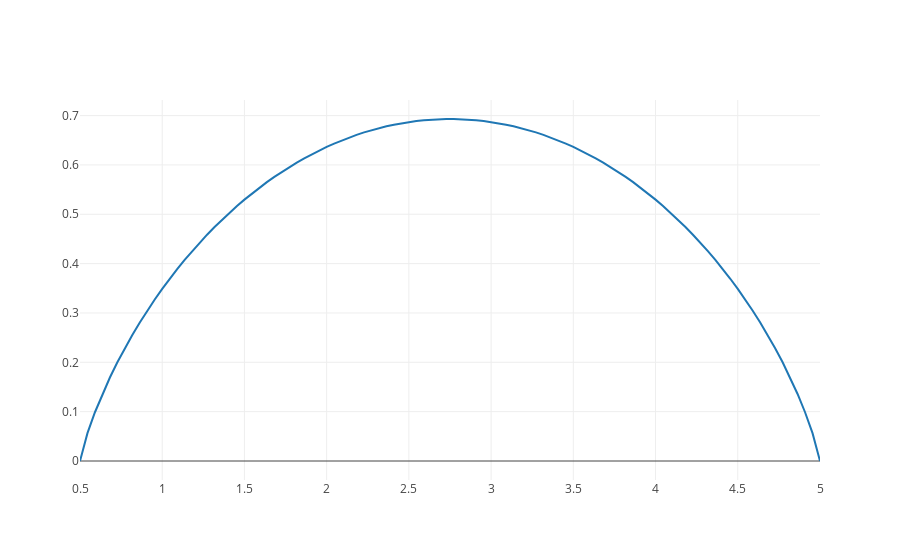

The code cell stored with this chart in its notebook:
### Markdown cell above
## Entropy and KL

### Code cell
# Batching example. Entropy calculation.
mu = torch.linspace(0, 1)
p_x = ds.Bernoulli(mu)
y = p_x.entropy()
iplot(cs281.plot(lambd, y))
